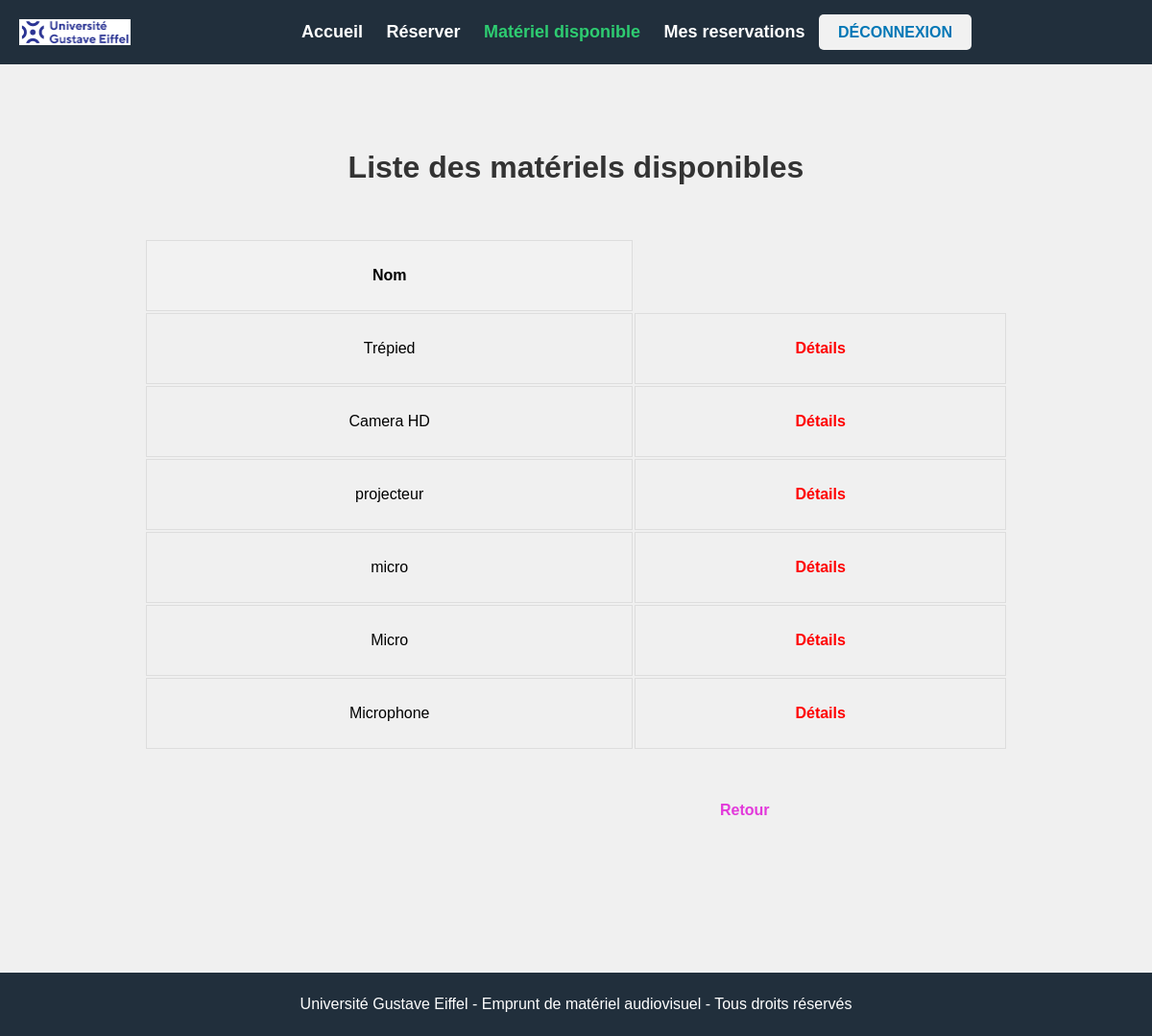
The page /liste.php (signed in) on the database its author committed.
### tables this page shows
CREATE TABLE IF NOT EXISTS `materiel` (
  `ID_materiel` int NOT NULL,
  `nom` varchar(255) DEFAULT NULL,
  `reference` varchar(255) DEFAULT NULL,
  `type` varchar(255) NOT NULL,
  `description` text,
  PRIMARY KEY (`ID_materiel`)
);

### liste.php (the view, shortened to what this page needs)
<?php
try {
    $bdd = new PDO(
        'mysql:host=localhost;dbname=location_materiel;charset=utf8',
        'root'
    );
    $bdd->setAttribute(PDO::ATTR_ERRMODE, PDO::ERRMODE_EXCEPTION);
} catch (Exception $e) {
    die(print_r($e));
}
$query = "SELECT * FROM materiel";
$result = $bdd->query($query);
$matériels = $result->fetchAll(PDO::FETCH_ASSOC);
?>
<!DOCTYPE html>
<html lang="fr">
<head>
    <link rel="stylesheet" type="text/css" href="styles/liste.css">
</head>
<body>
<header>
<nav>
<img src = "Ressources/logouniv.png">
<ul>
          <li><a href="a_SAE203.php">Accueil</a></li>
          <li><a href="reservation.php">Réserver</a></li>
          <li><a id="liste" href="liste.php">Matériel disponible</a></li>
          <li><a href="reservation_liste.php">Mes reservations</a></li>
          <a href="deconnexion.php" class="btn btn-danger btn-lg">Déconnexion</a>
        </ul>
      </nav>
    </header>
<div>
    <h1>Liste des matériels disponibles</h1>
    <table>
        <tr>
            <th>Nom</th>
        </tr>
        <?php foreach ($matériels as $matériel) { ?>
            <tr>
                <td><?php echo $matériel['nom']; ?></td>
                <td>
                <a href="materiel_detail.php?id=<?php echo $matériel['ID_materiel']; ?>">Détails</a>
                </td>
            </tr>
        <?php } ?>
    </table>
                </div>
    <a id="back"href="javascript:history.go(-1)">Retour</a>
    <footer>
      <p>Université Gustave Eiffel - Emprunt de matériel audiovisuel - Tous droits réservés</p>
    </footer>
</body>
</html>

### Styles/liste.css (style rules this page uses)
table { width: 75%; margin-left: auto; margin-right: auto; margin-bottom:50px; margin-top:50px; }
th, td { padding: 24px; text-align: center; border: 1px solid #ddd; }
th { background-color: #f2f2f2; }
header { background-color: #0077b6; justify-content: space-between; align-items: center; padding: 20px; font-weight: bold; }
.btn { background-color: #f1f1f1; color: #0077b6; border: none; padding: 10px 20px; border-radius: 5px; font-size: 16px; text-transform: uppercase; cursor: pointer; transition: all 0.3s ease; }
* { margin: 0; padding: 0; box-sizing: border-box; }
body { font-family: Arial, sans-serif; font-size: 16px; line-height: 1.5; background-color: #f0f0f0; }
header { scroll-behavior: smooth; background-color:#212F3C; opacity:100%; padding: 20px; top: 0; width: 100%; z-index: 1; justify-content: flex-end!important; align-items: center!important; text-align: center!important; position: fixed; }
nav ul { list-style: none; margin: 0; padding: 0; }
nav ul li { display: inline-block; }
nav ul li a { color: white; padding: 10px; text-decoration: none; transition: .4s; border-radius: 5px; font-size: 18px; font-weight: 700; text-align: center; }
footer { background-color:#212F3C; opacity:100%; color: #fff; text-align: center; padding: 20px; margin-top:157px; }
footer p { font-size: 1rem; margin: 0; line-height: 1.6; }
a { color:red; font-weight:bold; transition:.5s; text-decoration: none; }
img { width: 116px; height: 27px; float:left; }
#liste { color:#2ECC71; }
#back { margin-left:750px; color:#E239DA; }
h1 { color: #333; margin-top:150px; text-align:center; }

### rows shown on the page
materiel: nom "Trépied"
materiel: nom "Camera HD"
materiel: nom "projecteur"
materiel: nom "micro"
materiel: nom "Micro"
materiel: nom "Microphone"
